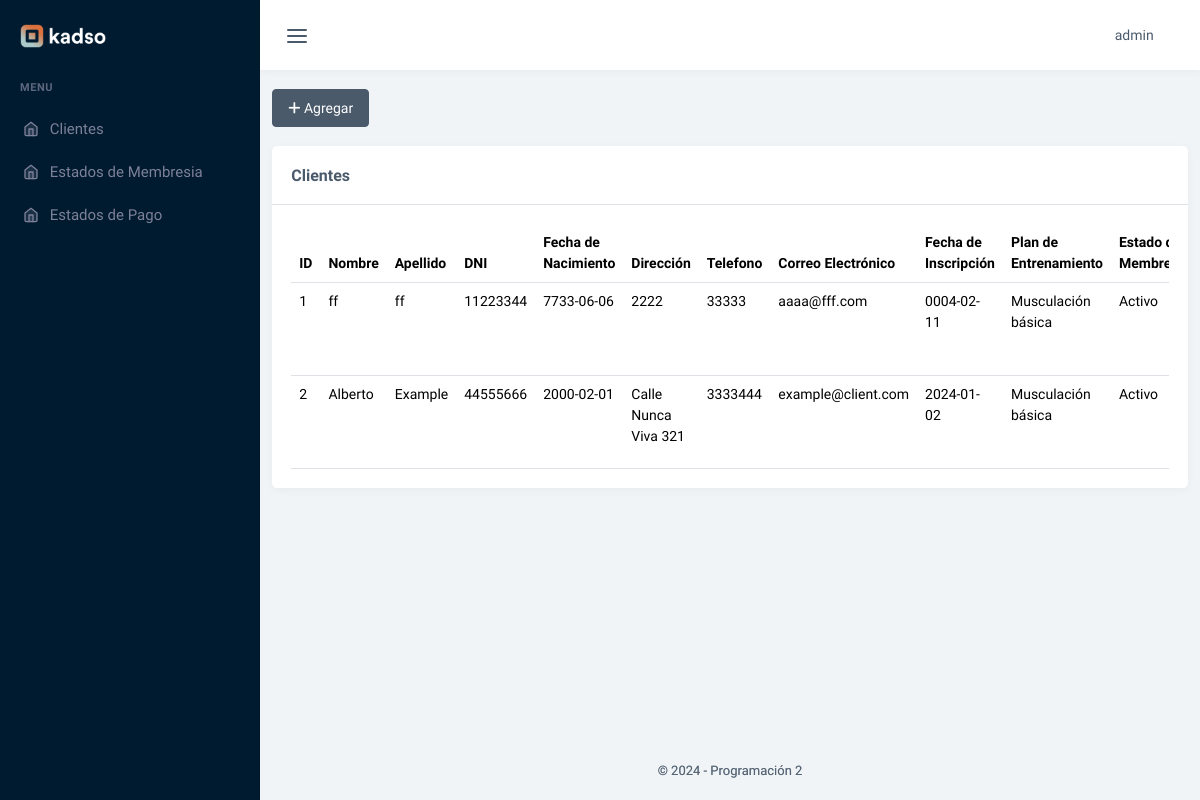
Screenshot of /clientes (signed in) with the database file from the repository.
### tables this page shows
CREATE TABLE `clientes` (
  `id_cliente` int(11) NOT NULL,
  `nombre_cliente` varchar(50) NOT NULL,
  `apellido_cliente` varchar(50) NOT NULL,
  `dni_cliente` int(9) NOT NULL,
  `fechaNac_cliente` date NOT NULL,
  `direccion_cliente` varchar(50) NOT NULL,
  `telefono_cliente` int(11) NOT NULL,
  `email_cliente` varchar(50) NOT NULL,
  `fechaIns_cliente` date NOT NULL,
  `id_plan` int(11) DEFAULT NULL,
  `id_estado_memb` int(11) DEFAULT NULL
);

CREATE TABLE `plan` (
  `id_plan` int(11) NOT NULL,
  `descrip_plan` text NOT NULL,
  `cod_plan` int(11) NOT NULL,
  `duracion_plan` tinyint(4) NOT NULL,
  `sesiones_semanales_plan` int(11) NOT NULL,
  `nombre_plan` varchar(50) NOT NULL,
  `id_entrenador` int(11) DEFAULT NULL
);

CREATE TABLE `estados_membresias` (
  `id_estado_memb` int(11) NOT NULL,
  `estado_memb` varchar(20) NOT NULL,
  `desc_estado_memb` tinytext NOT NULL
);

### controladores/plantilla.controlador.php (called while the page is built, shortened)
<?php
class PlantillaControlador{
    public function verPlantilla(){
        include 'vistas/plantilla.php';
    }
}

### index.php (called while the page is built, shortened)
<?php
require 'controladores/plantilla.controlador.php';
require 'controladores/usuarios.controlador.php';
require 'modelos/usuarios.modelo.php';
require 'controladores/clientes.controlador.php';
require 'modelos/clientes.modelo.php';
$plantilla = new PlantillaControlador();
$plantilla -> verPlantilla();

### controladores/clientes.controlador.php (called while the page is built, shortened)
<?php
class ControladorClientes
{
    static public function ctrMostrarClientes($item, $valor)
    {
        $tabla = "clientes";
        $respuesta = ModeloClientes::mdlMostrarClientes($tabla, $item, $valor);
        return $respuesta;
    }
}

### modelos/conexion.php (called while the page is built, shortened)
<?php
class Conexion
{
    static public function conectar()
    {
        try {
            $link = new PDO(
                "mysql:host=" . self::HOST . ";dbname=" . self::DBNAME,
                self::USER,
                self::PASSWORD
            );
            $link->exec("set names utf8");
            return $link;
        } catch (PDOException $e) {
            die("Error en la conexión a la base de datos: " . $e->getMessage());
        }
    }
}

### modelos/clientes.modelo.php (called while the page is built, shortened)
<?php
require_once 'conexion.php';
class ModeloClientes
{
    static public function mdlMostrarClientes($tabla, $item, $valor)
    {
        if ($item != null) {
            try {
                $stmt = Conexion::conectar()->prepare("SELECT * FROM $tabla WHERE $item = :$item");
                $stmt->bindParam(":" . $item, $valor, PDO::PARAM_INT);
                $stmt->execute();
                return $stmt->fetch(PDO::FETCH_ASSOC);
            } catch (Exception $e) {
                return "Error: " . $e->getMessage();
            }
        } else {
            try {
                $stmt = Conexion::conectar()->prepare("SELECT c.id_cliente, c.nombre_cliente, c.apellido_cliente, c.dni_cliente, c.fechaNac_cliente,
                                                            c.telefono_cliente, c.email_cliente, c.fechaIns_cliente, c.direccion_cliente, p.nombre_plan,
                                                            e.estado_memb FROM clientes as c
                                                            INNER JOIN plan as p ON p.id_plan = c.id_plan
                                                            INNER JOIN estados_membresias as e ON e.id_estado_memb = c.id_estado_memb");
                $stmt->execute();
                return $stmt->fetchAll(PDO::FETCH_ASSOC);
            } catch (Exception $e) {
                return "Error: " . $e->getMessage();
            }
        }
    }
}

### vistas/modulos/clientes.php (the view, shortened to what this page needs)
<?php
$clientes = ControladorClientes::ctrMostrarClientes(null, null);
?>
<div class="col-xl-12 mt-3">
    <a class="btn btn-dark" href="agregar_cliente"><i class="fas fa-plus"></i> Agregar</a>
    <?php
    if (count($clientes) > 0) {
    ?>
        <div class="card mt-3">
            <div class="card-header">
                <h1 class="card-title mb-0">Clientes</h1>
            </div>
            <div class="card-body">
                <div class="table-responsive">
                    <table class="table table-hover mb-0">
                        <thead>
                            <tr>
                                <th scope="col">ID</th>
                                <th scope="col">Nombre</th>
                                <th scope="col">Apellido</th>
                                <th scope="col">DNI</th>
                                <th scope="col">Fecha de Nacimiento</th>
                                <th scope="col">Dirección</th>
                                <th scope="col">Telefono</th>
                                <th scope="col">Correo Electrónico</th>
                                <th scope="col">Fecha de Inscripción</th>
                                <th scope="col">Plan de Entrenamiento</th>
                                <th scope="col">Estado de Membresía</th>
                            </tr>
                        </thead>
                        <tbody>
                            <?php foreach ($clientes as $key => $value) { ?>
                                <tr>
                                    <td><?php echo $value["id_cliente"]; ?></td>
                                    <td><?php echo $value["nombre_cliente"]; ?></td>
                                    <td><?php echo $value["apellido_cliente"]; ?></td>
                                    <td><?php echo $value["dni_cliente"]; ?></td>
                                    <td><?php echo $value["fechaNac_cliente"]; ?></td>
                                    <td><?php echo $value["direccion_cliente"]; ?></td>
                                    <td><?php echo $value["telefono_cliente"]; ?></td>
                                    <td><?php echo $value["email_cliente"]; ?></td>
                                    <td><?php echo $value["fechaIns_cliente"]; ?></td>
                                    <td><?php echo $value["nombre_plan"]; ?></td>
                                    <td><?php echo $value["estado_memb"]; ?></td>
                                </tr>
                            <?php } ?>
                        </tbody>
                    </table>
                </div>
            </div>
        </div>
    <?php
    } else {
    ?>
        <h3>No hay clientes disponibles</h3>
    <?php
    }
    ?>
</div>

### rows the page displays
clientes: id_cliente "1", nombre_cliente "ff", apellido_cliente "ff", dni_cliente "11223344", fechaNac_cliente "7733-06-06", direccion_cliente "2222", telefono_cliente "33333", email_cliente "aaaa@fff.com", fechaIns_cliente "0004-02-11", id_plan.nombre_plan "Musculación básica", id_estado_memb.estado_memb "Activo"
clientes: id_cliente "2", nombre_cliente "Alberto", apellido_cliente "Example", dni_cliente "44555666", fechaNac_cliente "2000-02-01", direccion_cliente "Calle Nunca Viva 321", telefono_cliente "3333444", email_cliente "example@client.com", fechaIns_cliente "2024-01-02", id_plan.nombre_plan "Musculación básica", id_estado_memb.estado_memb "Activo"

### other values shown
$_SESSION["nombre"] "admin"
